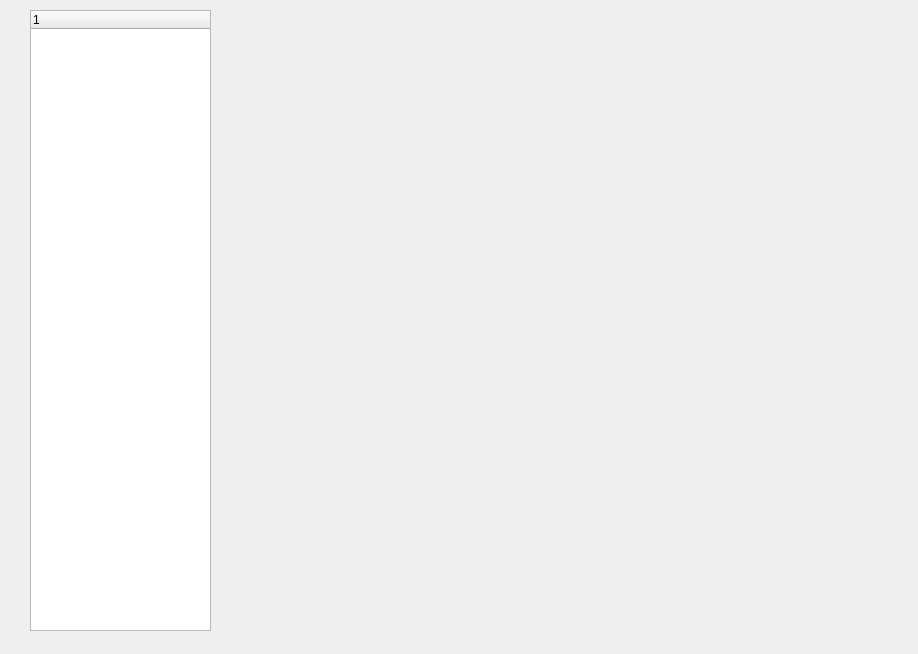
<?xml version="1.0" encoding="UTF-8"?>
<ui version="4.0">
 <class>widget_ExperimentDesign</class>
 <widget class="QWidget" name="widget_ExperimentDesign">
  <property name="geometry">
   <rect>
    <x>0</x>
    <y>0</y>
    <width>918</width>
    <height>654</height>
   </rect>
  </property>
  <property name="windowTitle">
   <string>Form</string>
  </property>
  <widget class="QTreeWidget" name="treeWidget">
   <property name="geometry">
    <rect>
     <x>30</x>
     <y>10</y>
     <width>181</width>
     <height>621</height>
    </rect>
   </property>
   <column>
    <property name="text">
     <string notr="true">1</string>
    </property>
   </column>
  </widget>
 </widget>
 <resources/>
 <connections/>
</ui>
